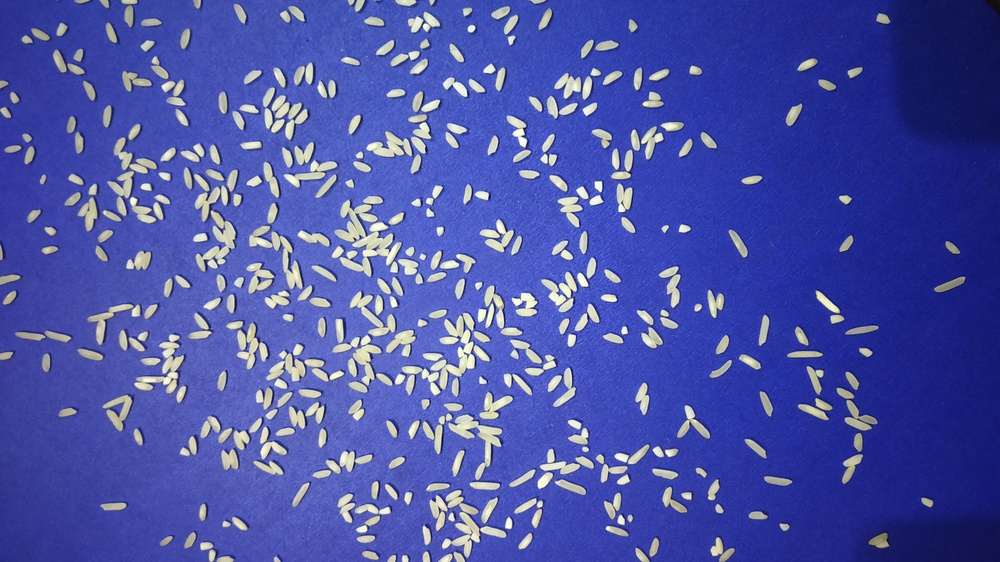
#> input picture image_1.jpg, 1000 x 562 px, shrunk from 4000 x 2250 before the run, found by its file name
$ jupyter execute counting_grains.ipynb
#> lines starting #> are read from the running program, lines starting #| are printed output that depends on the picture; after the words box and inside, x2 and y2 are one past the last pixel; in counts of white or black regions, pixels touching at a corner belong together
Computer Vision Assignment

Objective 1: Count the number of rice grains in the Image.

Objective 2: Find the number of broken grains in the image.

You can assume the following in the image:

● The background will always be blue.
● There will be a mix of broken and non-broken rice grains.
● The grains will not overlap but can touch each other.

[cell 1]
import cv2
import cv2 as cv
import numpy as np
from PIL import Image, ImageEnhance, ImageFilter
from google.colab.patches import cv2_imshow
import matplotlib.pyplot as plt

[cell 2]
def show(image, x=30, y=7):
  img=cv2.cvtColor(image,cv2.COLOR_BGR2RGB)
  plt.figure(figsize=(x,y))
  plt.imshow(img)

**Image Pre-processing**

we have to do pre processing first, once the image gets fine tuned then it becomes easy for further process.

[cell 3]
img= plt.imread("/content/image_1.jpg")
#> img is the input picture: shape (562, 1000, 3); mean R, G, B 74.8, 83.2, 166.6
print(img.shape)
#| (562, 1000, 3)

[cell 4]
plt.imshow(img)

[cell 5]
plt.figure(figsize=(25,5))
plt.imshow(img)

Converting image into Grayscale and then Image Thresholding

[cell 6]
#img=cv2.imread('image_1.jpg')
#img=cv2.cvtColor(img,cv2.COLOR_BGR2RGB)

[cell 7]
gray_image=cv2.cvtColor(img,cv2.COLOR_BGR2GRAY)
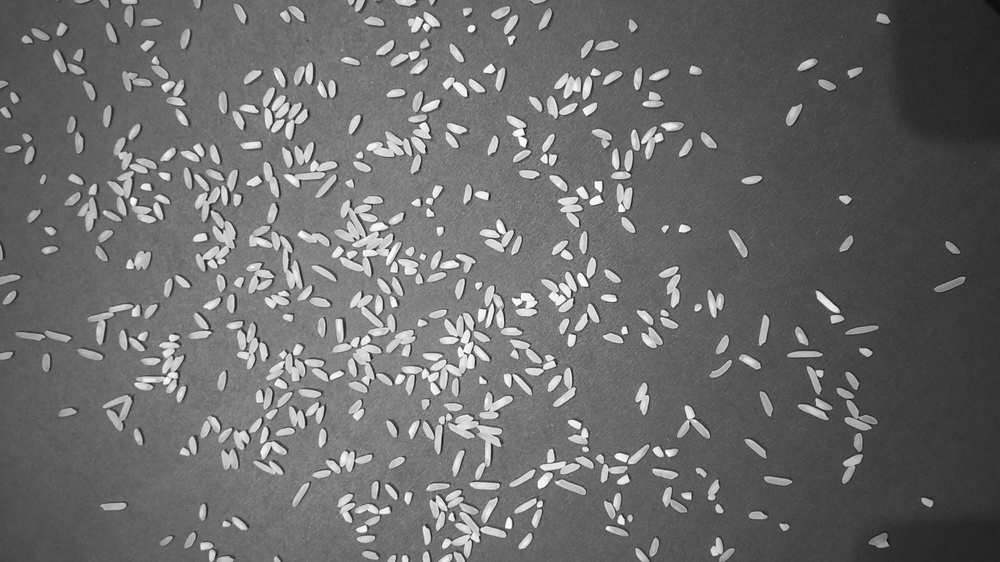
#> gray_image: shape (562, 1000); min 11, max 255, mean 107.1
ret, thresh_img= cv2.threshold(gray_image,140,255,cv2.THRESH_BINARY)
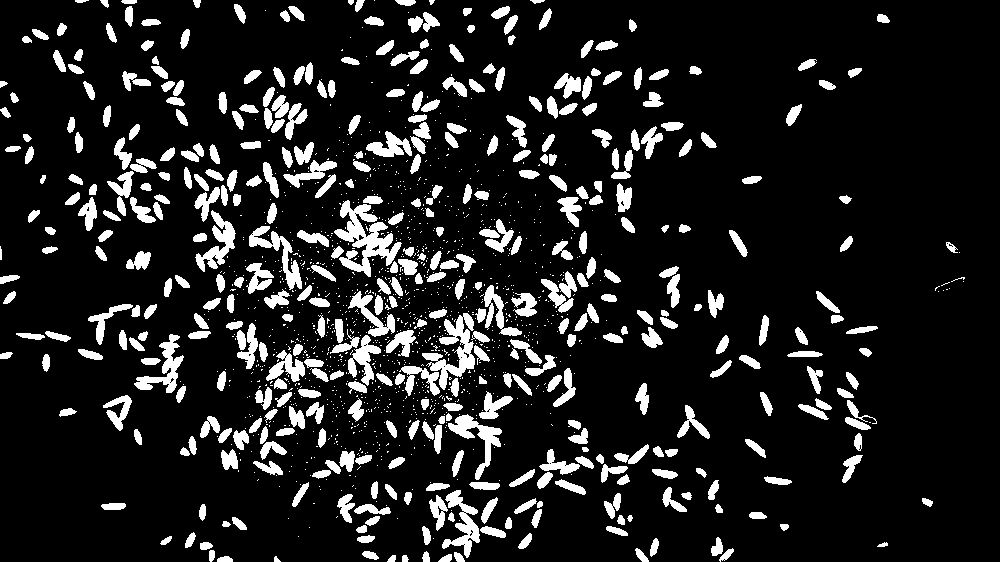
#> thresh_img: shape (562, 1000); 12.8% white; 1551 white regions (1120 under 20 px), largest, box (x1, y1, x2, y2) and area: (334, 200, 402, 277) 2110, (422, 313, 475, 390) 1507, (448, 414, 502, 480) 1007
show(thresh_img)

**NOISE REMOVAL**

Morphological method is used to reomve the noise(white dot) in the image.

[cell 8]
kernel=np.ones((3),np.uint8)
clear_img= cv2.morphologyEx(thresh_img,cv2.MORPH_OPEN,kernel,iterations=6)
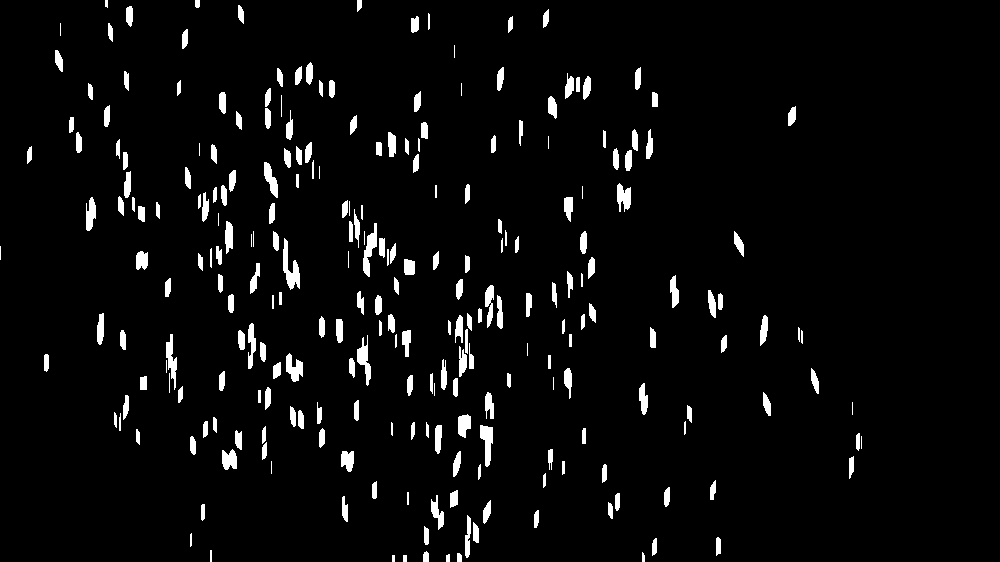
#> clear_img: shape (562, 1000); 4.2% white; 253 white regions (21 under 20 px), largest, box (x1, y1, x2, y2) and area: (283, 238, 300, 290) 413, (363, 223, 377, 277) 353, (480, 425, 493, 467) 335
show(clear_img)
#> in show (call 2), `img=cv2.cvtColor(image,cv2.COLOR_BGR2RGB)`: img: shape (562, 1000, 3); 4.2% white; 253 white regions (21 under 20 px)

Image pre-Processing is done, then need to count the grains.

**COUNTING THE LABELS**

copying the pre-processing image as label image.

Getting the shape(height and width)of the image.

Using Looping fuction to get the pixel of rows and cols.

0 represents for black and
255 represents for white

Applying floodFill method in the image to get the counting of grains

[cell 9]
label_image = clear_img.copy()
label_count = 0

rows,cols = label_image.shape
#> rows = 562; cols = 1000

for j in range(rows):
  for i in range(cols):
    pixel = label_image[j, i]

    if 255 == pixel:
      label_count += 1
#> after the loop, label_count = 23782

cv.floodFill(label_image, None, (i,j), label_count)
#> label_image: shape (562, 1000); every value is 255

[cell 10]
print("Number of objects =", label_count)
#| Number of objects = 23782

# **OBJECTIVE 1**

# **COUNTING THE TOTAL NUMBER OF GRAINS**

**COUNTING THE GRAINS BY USING CONTOUR METHOD**

[cell 11]
contours, hierarchy = cv.findContours(clear_img, cv.RETR_TREE, cv.CHAIN_APPROX_SIMPLE)
#> contours = 253 contours, 48 with area under 20; largest, box (x1, y1, x2, y2) and area: (283, 238, 300, 290) 339, (363, 223, 377, 277) 293, (480, 425, 493, 467) 286, (357, 335, 371, 386) 254, (286, 353, 303, 382) 250

[cell 12]
output_contour= cv.cvtColor(clear_img, cv.COLOR_GRAY2BGR)
cv.drawContours(output_contour, contours, -1,(0,0,255),2)
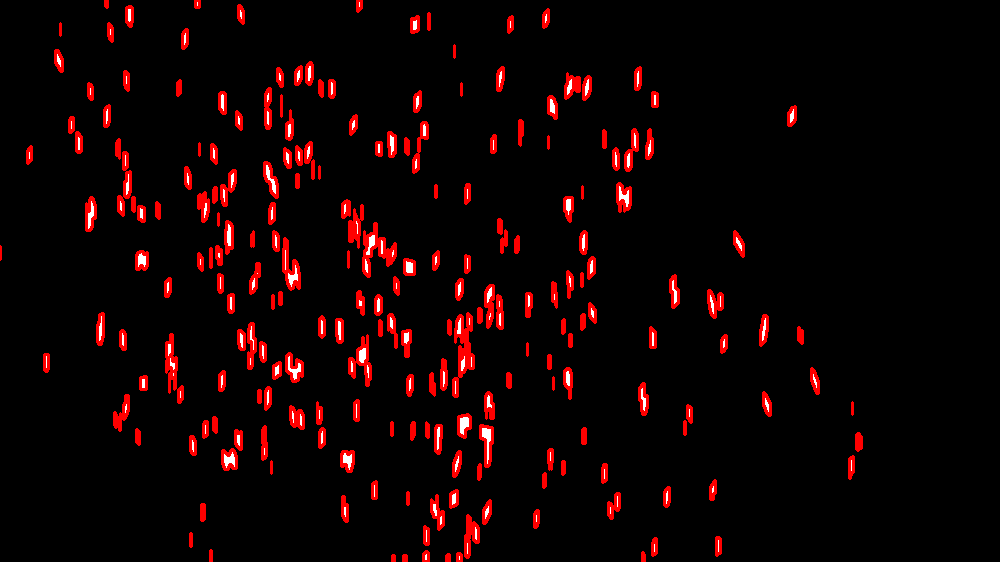
#> output_contour: shape (562, 1000, 3); mean B, G, R 2.3, 2.3, 16.9
print("Number of contours", len(contours))
#| Number of contours 253
cv2_imshow(output_contour)

There are totally **527** **grains** are presented in this image

Applying **WATERSHED ALGORITHM** to detect the touching of grains

[cell 13]
from scipy import ndimage
from skimage import filters,feature,measure,color
from skimage.segmentation import watershed

We need to color code the grains to identify the touching, broken and full grains.

Applying peak_local_max function for getting the coordinates of local peak(maxima)

[cell 14]
dist_trans= ndimage.distance_transform_edt(clear_img)
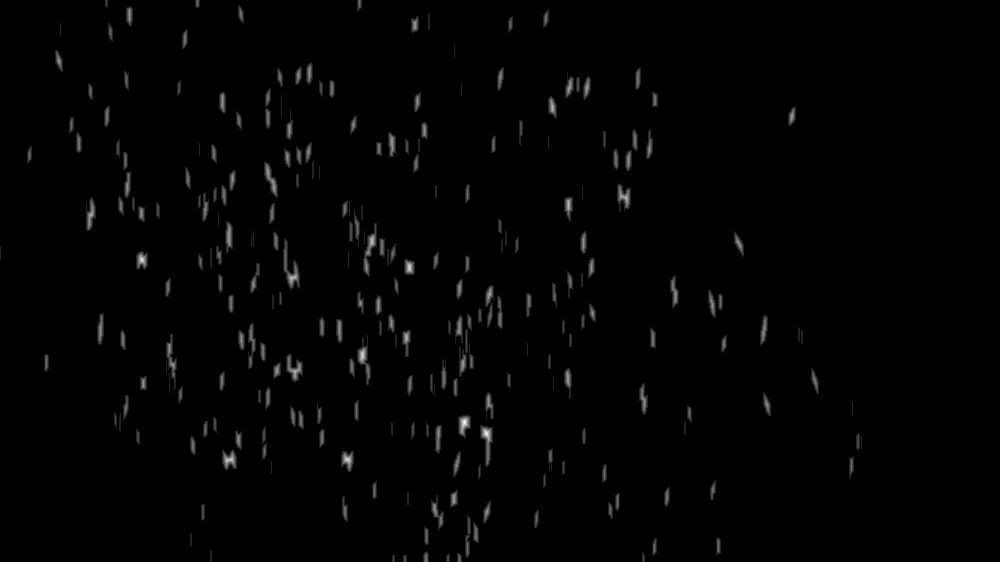
#> dist_trans: shape (562, 1000) float64; min 0, max 7, mean 0.0766; drawn with min black and max white
local_max = feature.peak_local_max(dist_trans, min_distance=25)
#> local_max = 120 pairs, first value 25 to 516, second value 29 to 852

[cell 15]
local_max_mask= np.zeros(dist_trans.shape, dtype=bool)
local_max_mask[tuple(local_max.T)]=True

Applying WATERSHED ALGORITHMM to find the touching grains

[cell 16]
labels = watershed(-dist_trans, measure.label(local_max_mask), mask= clear_img)
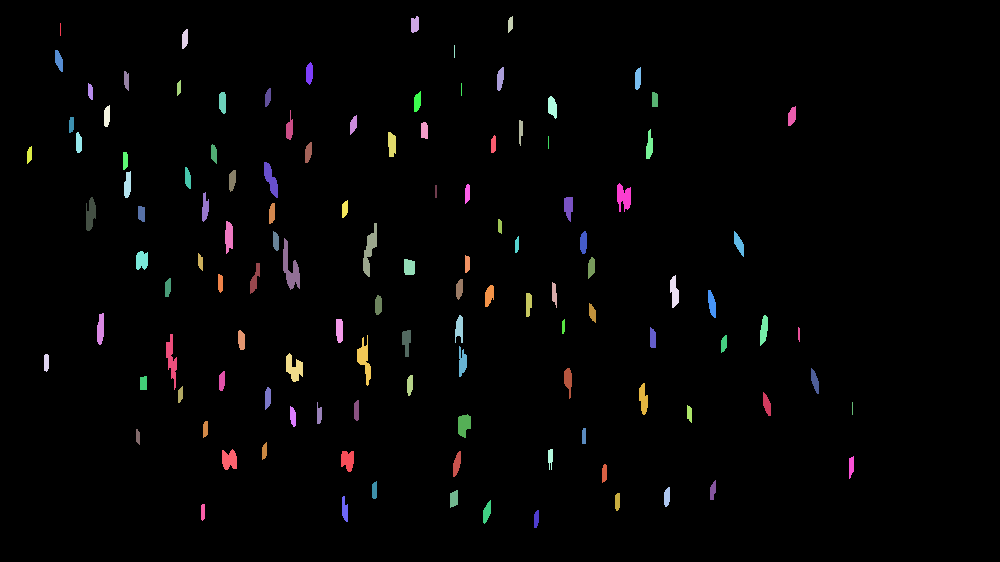
#> labels: shape (562, 1000) int32; 121 distinct labels, from 0 to 120; one colour per label, 0 black
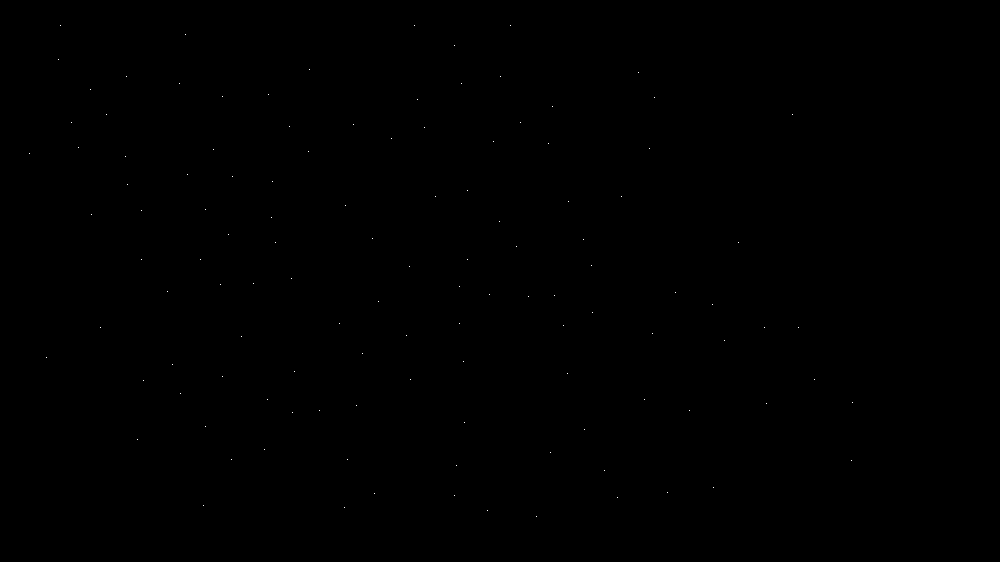
#> local_max_mask: shape (562, 1000) bool; 0.02% white in thin lines or dots, all inside (x1, y1, x2, y2) = (29, 25, 853, 517)

[cell 17]
plt.figure(figsize=(50,10))
plt.imshow(color.label2rgb (labels, bg_label=0))
print("Number of Rice Grains are: %d" % labels.max())
#| Number of Rice Grains are: 120
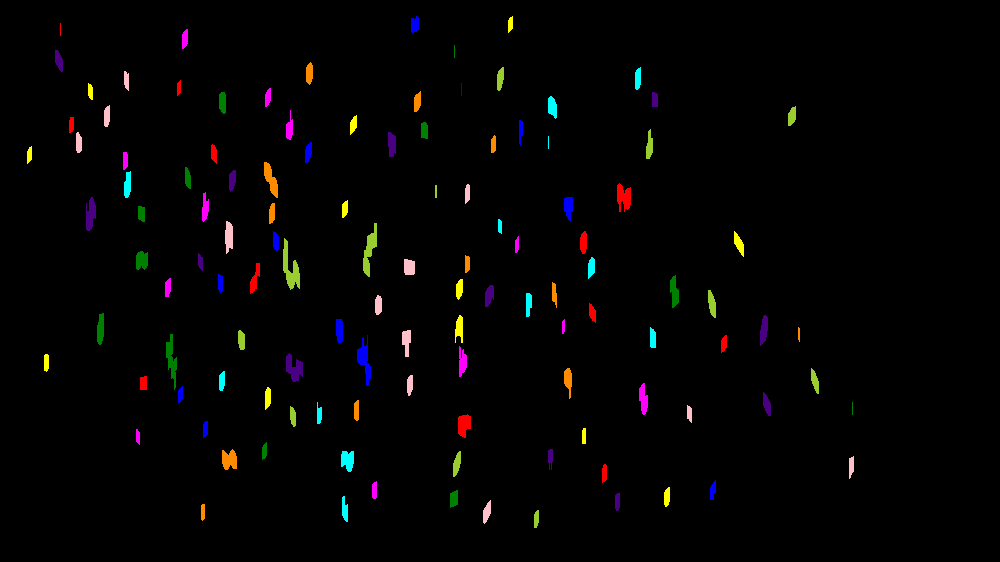
#> shown: shape (562, 1000, 3) float64; mean R, G, B 0.0149, 0.0119, 0.0113

Now the image is well fine tuned, we can able to see the diferent shapes of grains and touching grains are well separated and clear. So that the counting of grains are noted.

Totally 577 grains are in the imges and 50grains are touching each other.

# **OBEJECTIVE 2**

# **COUNTING THE BROKEN GRAINS**

800 is the threshold limit of broken garins from the full grains.

[cell 18]
count=[]

for x in contours:
   area = cv.contourArea(x)
   if area < 800:
     count.append(x)
#> this loop made 253 passes
#> area on passes 4, 6, 8: 30, 44, 56
#> after the loop, count has the same summary as contours

[cell 19]
print("Number of Broken Grains are:", len(count))
#| Number of Broken Grains are: 253
